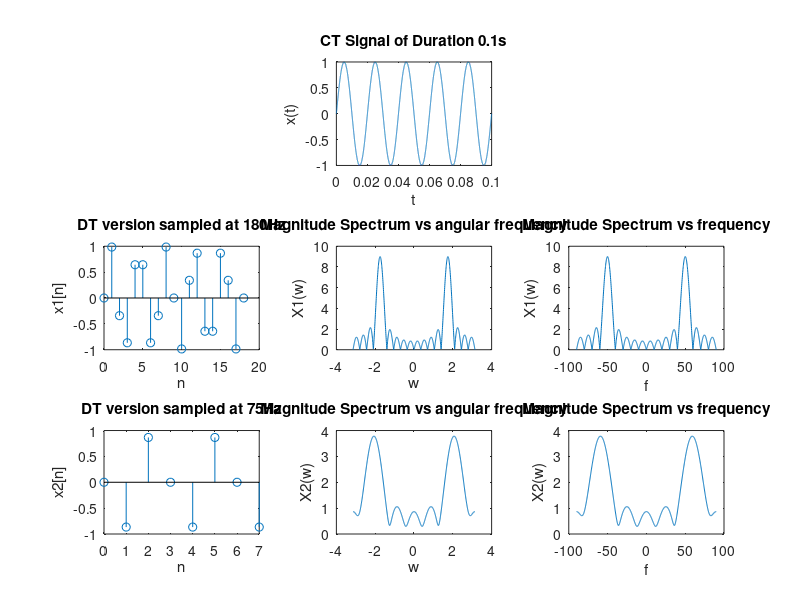

Write the MATLAB code that produced this figure.
%Experiment 1: Sampling and Aliasing            Date: 22/01/2020

clc;
clear all;
close all;

f = 50;
fs1 = 180;
fs2 = 75;

t = linspace(0,1,fs1*fs2*100+1);  
t1 = linspace(0,0.1,fs1*100+1); %Duration of 0.1s

y = sin(2*pi*f*t);  %CT Signal
y1 = sin(2*pi*f*t1); %Duration of 0.1s

figure();

subplot(3,3,2);
plot(t1,y1);
xlabel t;
ylabel x(t);
title("CT Signal of Duration 0.1s");


%Sampling the CT signl at 180Hz
y_sampled1 = [];
i=1;
for k = 1:length(t)
    if(mod(t(k),1/fs1) == 0)
        y_sampled1(i)  = y(k);
        i=i+1;
    end
    if(t(k)>0.1)
        break
    end
end

subplot(3,3,4);
stem(0:length(y_sampled1)-1,y_sampled1);
xlabel n;
ylabel x1[n];
title("DT version sampled at 180Hz");


y_sampled2 = [];
i=1;
%Sampling the CT signl at 75Hz
for k = 1:length(t)
    if(mod(t(k),1/fs2) == 0)
        y_sampled2(i)  = y(k);
        i=i+1;
    end
    if(t(k)>0.1)
        break
    end
end
subplot(3,3,7);
stem(0:length(y_sampled2)-1,y_sampled2);
xlabel n;
ylabel x2[n];
title("DT version sampled at 75Hz");

%Plotting the magnitude spectrum of 180Hz DT Version
Y1_w = [];
w = linspace(-pi,pi,1000);
k = 1;
for i = 1:length(w)
    sum = 0;
    for j = 1:length(y_sampled1)
        sum = sum + y_sampled1(j)*exp(-1i*w(i)*j);
    end
    Y1_w(i) = sum;
end

subplot(3,3,5);
plot(w,abs(Y1_w));
xlabel w;
ylabel X1(w);
title("Magnitude Spectrum vs angular frequency");
subplot(3,3,6);
plot(linspace(-90,90,length(Y1_w)),abs(Y1_w));
xlabel f;
ylabel X1(w);
title("Magnitude Spectrum vs frequency");

%Plotting the magnitude spectrum of 75Hz DT Version
Y2_w = [];
w = linspace(-pi,pi,1000);
k = 1;
for i = 1:length(w)
    sum = 0;
    for j = 1:length(y_sampled2)
        sum = sum + y_sampled2(j)*exp(-1i*w(i)*j);
    end
    Y2_w(i) = sum;
end

subplot(3,3,8);
plot(w,abs(Y2_w));
xlabel w;
ylabel X2(w);
title("Magnitude Spectrum vs angular frequency");
subplot(3,3,9);
plot(linspace(-90,90,length(Y2_w)),abs(Y2_w));
xlabel f;
ylabel X2(w);
title("Magnitude Spectrum vs frequency");


    
